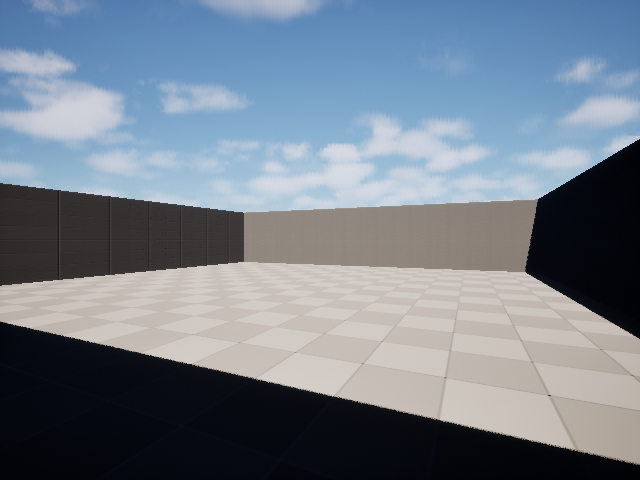
%> input picture tests/Task_23_Final_Research/08_Processed_Data/Camera_Weather_Comparison/CLEAR_t0200ms.png, 640 x 480 px
$ octave task23_12C_07_matlab_camera_validation.m   (GNU Octave 9; MATLAB toolbox functions it lacks are replaced by stand-ins)
%> lines starting %> are read from the running program, lines starting %| are printed output that depends on the picture
% Task 23.12.C.7 - Independent MATLAB Camera validation
% Validate OpenCV Camera ROI luminance and contrast.

clear;
clc;

task = 'E:\GEMSTAR_Project\sensor-health-monitor\tests\Task_23_Final_Research';

imageDir = fullfile(task, '08_Processed_Data', ...
    'Camera_Weather_Comparison');

outCsv = fullfile(task, '02_CSV_Data', ...
    'task23_12C_07_matlab_camera_validation.csv');

if isfile(outCsv)
    error('Output CSV already exists. Refusing to overwrite.');
end

scenarios = {'CLEAR'; 'FOG100'; 'FOG20'};

filenames = {
    'CLEAR_t0200ms.png';
    'FOG100_t0200ms.png';
    'FOG20_t0200ms.png'
};

% Reference values from Task 23.12.C.6 Python results
refLuminance = [169.41; 178.88; 194.90];
refContrast = [45.9824; 43.6135; 31.0490];

n = numel(scenarios);

matlabLuminance = zeros(n,1);
matlabContrast = zeros(n,1);

fprintf('\n=== MATLAB CAMERA VALIDATION ===\n');

for i = 1:n

    path = fullfile(imageDir, filenames{i});

    if ~isfile(path)
        error('Missing image: %s', path);
    end

    rgb = imread(path);
%> rgb is the input picture: size 480x640x3 uint8; mean R, G, B 116.4, 127.4, 139.8

    if ~isa(rgb, 'uint8') || ...
       ~isequal(size(rgb), [480 640 3])
        error('Invalid RGB image: %s', filenames{i});
    end

    % Python ROI=(128,96,384,288), zero-based indexing.
    % MATLAB uses one-based indexing.
    roi = rgb(97:384, 129:512, :);
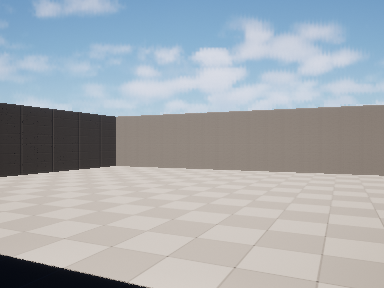
%> roi: size 288x384x3 uint8; mean R, G, B 164.7, 170.5, 175.9

    gray = rgb2gray(roi);
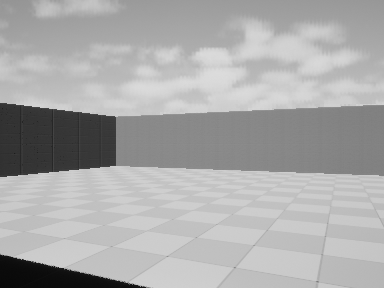
%> gray: size 288x384 uint8; min 8, max 220, mean 169.4

    matlabLuminance(i) = mean(double(gray(:)));

    % Population standard deviation, matching numpy.std().
    matlabContrast(i) = std(double(gray(:)), 1);

    fprintf('%s LUMA=%.4f CONTRAST=%.4f\n', ...
        scenarios{i}, ...
        matlabLuminance(i), ...
        matlabContrast(i));
%| CLEAR LUMA=169.4145 CONTRAST=45.9825

end
%> pass 2 of the loop `for i = 1:n`:
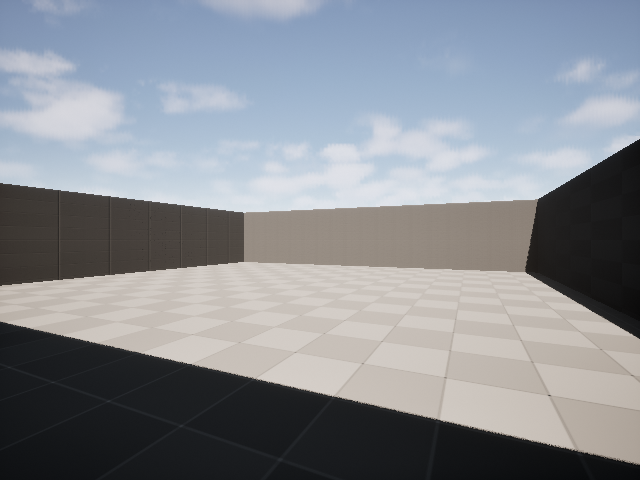
%> input picture tests/Task_23_Final_Research/08_Processed_Data/Camera_Weather_Comparison/FOG100_t0200ms.png, 640 x 480 px
%> rgb is the input picture: size 480x640x3 uint8; mean R, G, B 136, 140.1, 146.3
%> `roi = rgb(97:384, 129:512, :);`:
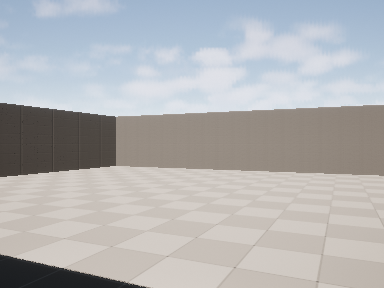
%> roi: size 288x384x3 uint8; mean R, G, B 178.4, 178.9, 180.3
%> `gray = rgb2gray(roi);`:
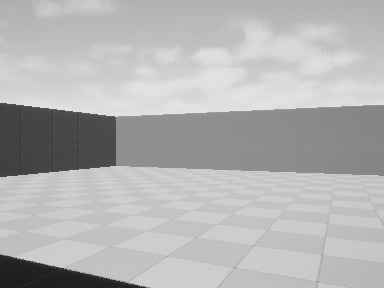
%> gray: size 288x384 uint8; min 29, max 228, mean 178.9
%| FOG100 LUMA=178.8827 CONTRAST=43.6135
%> pass 3 of the loop `for i = 1:n`:
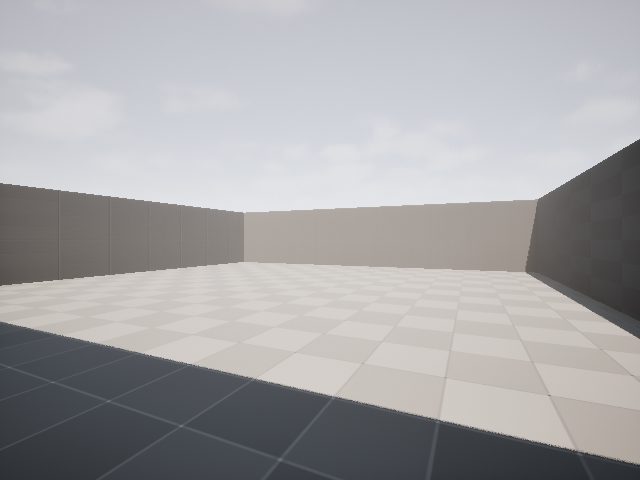
%> input picture tests/Task_23_Final_Research/08_Processed_Data/Camera_Weather_Comparison/FOG20_t0200ms.png, 640 x 480 px
%> rgb is the input picture: size 480x640x3 uint8; mean R, G, B 165.7, 165.1, 166.8
%> `roi = rgb(97:384, 129:512, :);`:
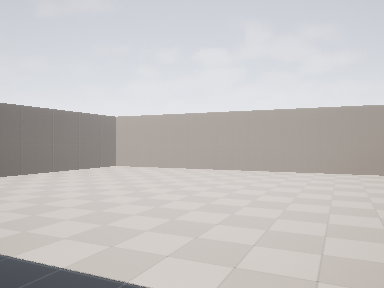
%> roi: size 288x384x3 uint8; mean R, G, B 196.6, 194.3, 193.5
%| FOG20 LUMA=194.8957 CONTRAST=31.0490

lumaDifference = abs(matlabLuminance - refLuminance);
%> lumaDifference = [0.00447; 0.00271; 0.00429]
contrastDifference = abs(matlabContrast - refContrast);
%> contrastDifference = [8.39e-05; 5.77e-06; 5.67e-06]

% Small tolerance allows different uint8 conversion rounding.
tolerance = 0.5;

passed = ...
    all(lumaDifference <= tolerance) && ...
    all(contrastDifference <= tolerance);
%> passed = true

results = table( ...
    scenarios, ...
    matlabLuminance, ...
    refLuminance, ...
    lumaDifference, ...
    matlabContrast, ...
    refContrast, ...
    contrastDifference, ...
    'VariableNames', { ...
        'Scenario', ...
        'MATLAB_Luminance', ...
        'Python_Luminance', ...
        'Luminance_Difference', ...
        'MATLAB_Contrast', ...
        'Python_Contrast', ...
        'Contrast_Difference' ...
    });
%> results = 3 items; MATLAB_Luminance, Python_Luminance, Luminance_Difference, MATLAB_Contrast and Python_Contrast: 169.4 169.4 0.00447 45.98 45.98, 178.9 178.9 0.00271 43.61 43.61, 194.9 194.9 0.00429 31.05 31.05

writetable(results, outCsv);

disp(results);

fprintf('CSV_SAVED=%s\n', outCsv);
fprintf('TOLERANCE=%.4f\n', tolerance);

if ~passed
    error('TASK23_12C_07_MATLAB_VALIDATION_FAILED');
end

fprintf('TASK23_12C_07_MATLAB_VALIDATION_PASS\n');
